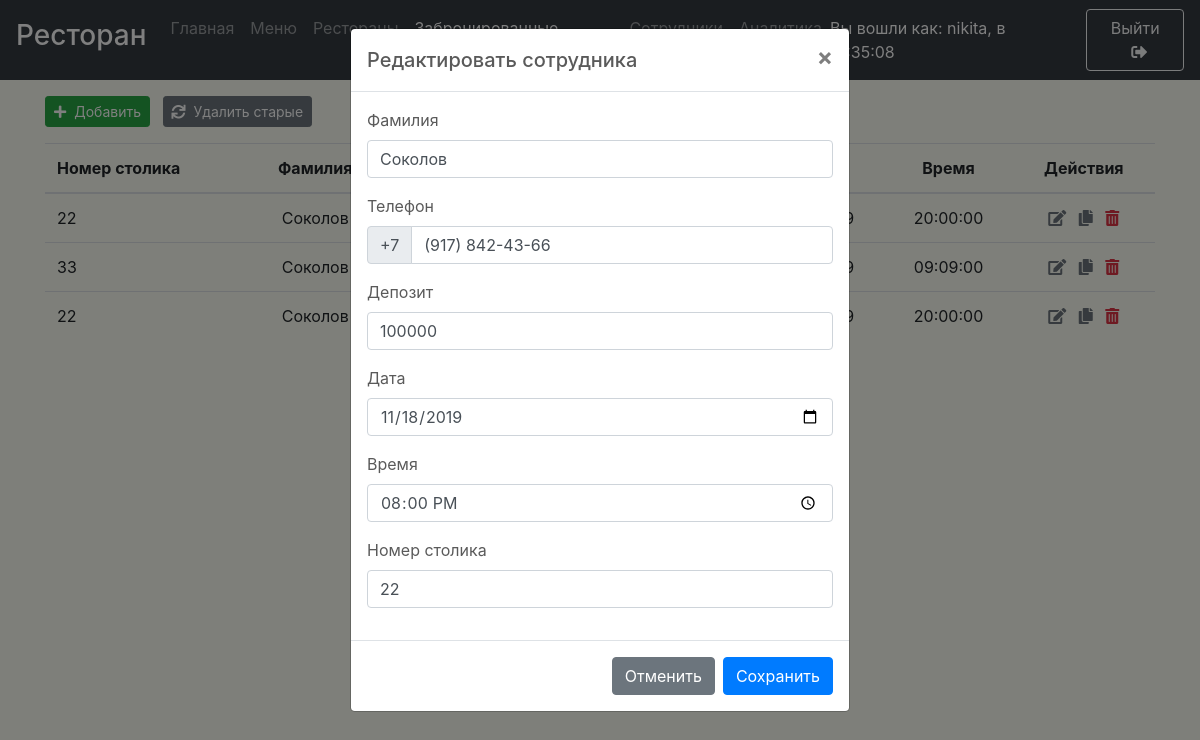
The page /reservations?id=53&state=1 (signed in) on the database its author committed.
### tables this page shows
CREATE TABLE `reservations` (
  `reservation_id` int(11) NOT NULL AUTO_INCREMENT,
  `date` date DEFAULT NULL,
  `time` time DEFAULT NULL,
  `telephone` varchar(20) DEFAULT NULL,
  `deposit` float DEFAULT 0,
  `name` varchar(60) DEFAULT NULL,
  `table_number` varchar(2) DEFAULT NULL,
  PRIMARY KEY (`reservation_id`)
);

### config/config.php (called while the page is built)
<?
    $_CONFIG = [
        'DATABASE' => [
            'HOST' => 'localhost',
            'NAME' => 'lab2',
            'USERNAME' => 'root',
            'PASS' => '',
            'CHARSET' => 'utf8',
            'CONNECT' => $_SERVER['DOCUMENT_ROOT'] . '/core/database/db-connect.php'
        ],
        'SRC_PATH' => $_SERVER['DOCUMENT_ROOT'] . '/core/src/',
        'FUNCTIONS_PATH' => $_SERVER['DOCUMENT_ROOT'] . '/core/functions/',
        'TEMPLATES' => [
            'HEADER' => $_SERVER['DOCUMENT_ROOT'] . '/core/templates/header.php',
            'FOOTER_ALL_SCRIPTS' => $_SERVER['DOCUMENT_ROOT'] . '/core/templates/footer-all-scripts.php',
            'FOOTER_BOOTSTRAP' => $_SERVER['DOCUMENT_ROOT'] . '/core/templates/footer-bootstrap-scripts.php',
            'FOOTER_CRUD' => $_SERVER['DOCUMENT_ROOT'] . '/core/templates/footer-crud.php',
        ],
        'ANALITYCS' => [
            'MODULE_FOLDER' => $_SERVER['DOCUMENT_ROOT'] . '/core/magic/analitycs',
            'FULL_PATH_TO_MODULE' => $_SERVER['DOCUMENT_ROOT'] . '/core/magic/analitycs/analytics.php',
            'DEL' => 'core/magic/analitycs/delete-page',
        ],
        'RESERVATIONS' => [
            'MODULE_FOLDER' => $_SERVER['DOCUMENT_ROOT'] . '/core/magic/reservations',
            'HANDLE' => 'core/magic/reservations/handle-reservation',
            'CPY' => 'core/magic/reservations/copy-reservation',
            'DEL' => 'core/magic/reservations/delete-reservation',
            'OLD' => 'core/magic/reservations/delete-old-reservations',
        ],
        'EMPLOYEES' =>[
            'MODULE_FOLDER' => $_SERVER['DOCUMENT_ROOT'] . '/core/magic/employees',
            'HANDLE' => 'core/magic/employees/handle-employee',
            'CPY' => 'core/magic/employees/copy-employee',
            'DEL' => 'core/magic/employees/delete-employee',
            'PATH_TO_PHOTOS' => 'uploads/employees/',
            'FULL_PATH_TO_PHOTOS' => $_SERVER['DOCUMENT_ROOT'] . '/uploads/employees/',
            'IMAGE_W' => 100,
            'IMAGE_H' => 100
        ],
    ];

### reservations.php (the view, shortened to what this page needs)
<?php
  if (!isset($_SESSION['login'])){
    header('HTTP/1.0 404 Not Found');
    header('Status: 404 Not Found');
  }
  else{
    require_once($_SERVER['DOCUMENT_ROOT'] . "/config/config.php");
    require_once($_SERVER['DOCUMENT_ROOT'] . "/config/config.php");
    $id = isset($_GET["id"]) ? $_GET["id"] : NULL;
    $state = isset($_GET["state"]) ? $_GET["state"] : -1;
    $name = NULL;
    $tel = NULL;
    $date = NULL;
    $time = NULL;
    $table_number = NULL;
    $deposit = 0;
    if (($state == 0 || $state == 1 || $state == 2) && $id){
      $str = $db->prepare("SELECT * FROM reservations WHERE reservation_id = $id");
      $str->execute();
      $result = $str->fetch();
      if (isset($result)){
        $name = $result["name"];
        $tel = str_replace ( "+7 " , "", $result['telephone']);
        $date = $result['date'];
        $time = $result['time'];
        $table_number = $result['table_number'];
        $deposit = $result['deposit'];
      }
    }
    $name = isset($_GET["name"]) ? $_GET["name"] : $name;
    $tel = isset($_GET["tel"]) ? $_GET["tel"] : $tel;
    $date = isset($_GET["date"]) ? $_GET["date"] : $date;
    $time = isset($_GET["time"]) ? $_GET["time"] : $time;
    $table_number = isset($_GET["table_number"]) ? $_GET["table_number"] : $table_number;
    $deposit = isset($_GET["deposit"]) ? $_GET["deposit"] : $deposit;
?>
<main role="main" id="main">
    <div class="container mt-5 mb-5">
        <? if ((!isset($_SESSION['login']) || ($db == NULL))):?>
          <h1>
            Вы должны зайти в аккаунт чтобы просмотреть содержимое!
          </h1>
        <? else:?>
        <div class="modal fade" id="handlerModal" tabindex="-1" role="dialog" aria-labelledby="modalLabel" aria-hidden="true">
          <div class="modal-dialog" role="document">
              <div class="modal-content">
                <div class="modal-header">
                  <h5 class="modal-title" id="modalLabel"><?=$id?"Редактировать сотрудника":"Добавить сотрудника"?></h5>
                  <button type="button" class="close" data-dismiss="modal" aria-label="Close">
                    <span aria-hidden="true">&times;</span>
                  </button>
                </div>
                <form action="<?=$_CONFIG['RESERVATIONS']['HANDLE']?>" method="POST" class="needs-validation" novalidate>
                  <div class="modal-body">
                    <div class="form-group">
                        <label for="name">Фамилия</label>
                        <input type="text" class="form-control" id="name" name="name" pattern="^[A-яёЁA-z\s]{3,25}$" minlength="3" maxlength="25" value="<?=$name?>" required >
                    </div>
                    <div class="form-group">
                        <label for="tel">Телефон</label>
                        <div class="input-group">
                          <div class="input-group-prepend">
                            <div class="input-group-text">+7</div>
                          </div>
                          <input type="tel" class="form-control" id="tel" name="tel" pattern="^\s?[\(]{0,1}9[0-9]{2}[\)]{0,1}\s?\d{3}[-]{0,1}\d{2}[-]{0,1}\d{2}$" value="<?=$tel?>" required>
                        </div>
                    </div>
                    <div class="form-group">
                        <label for="deposit">Депозит</label>
                        <input type="number" class="form-control" id="deposit" name="deposit" step=any pattern="\d+(\.\d*)?" min="0" value="<?=$deposit?>">
                    </div>
                    <div class="form-group">
                      <label for="date">Дата</label>
                      <input type="date" class="form-control datepicker" id="date" name="date" pattern="^(0[1-9]|[12][0-9]|3[01])\.(0[1-9]|1[012])\.(19|20)\d\d$" <? if (!$id) echo "min=\"<?=date('Y-m-d')?>\""?> value="<?=$date?>" placeholder="Дата" required>
                    </div>
                    <div class="form-group">
                      <label for="time">Время</label>
                      <input type="time" class="form-control" id="time" name="time" min="09:00" max="22:00" pattern="^([0-1]\d|2[0-3])(:[0-5]\d)$" value="<?=$time?>" required>
                    </div>
                    <div class="form-group">
                      <label for="table_number">Номер столика</label>
                      <input type="number" class="form-control" id="table_number" name="table_number" pattern="^[1-9]$|^[1-5][0-9]$|^6[0-8]$" min="1" max="68" value="<?=$table_number?>" required>
                    </div>
                  </div>
                  <div class="modal-footer">
                    <button type="button" class="btn btn-secondary" data-dismiss="modal"><?=$id?"Отменить":"Закрыть"?></button>
                    <button type="submit" class="btn btn-primary"><?=$id?"Сохранить":"Добавить"?></button>
                  </div>
                </form>
              </div>
          </div>
        </div>
        <button type="button" class="btn btn-sm btn-success mb-3" data-toggle="modal" data-target="#handlerModal"><i class="fas fa-plus mr-2"></i>Добавить</button>
        <button type="button" class="btn btn-sm btn-secondary text-white ml-2 mb-3" data-toggle="modal" data-target="#oldTables"><i class="fas fa-sync mr-2"></i>Удалить старые</button>
        <table class="w-100 table">
          <thead>
            <tr>
                <th>Номер столика</th>
                <th class="text-center">Фамилия</th>
                <th class="text-center">Телефон</th>
                <th class="text-center">Депозит</th>
                <th class="text-center">Дата</th>
                <th class="text-center">Время</th>
                <th class="text-center">Действия</th>
            </tr>
          </thead>
            <?
                if ($db):
                  $result = $db->query("SELECT * FROM reservations");
                  foreach($result as $result_value):?>
                      <tr>
                          <td><?=$result_value['table_number']?></td>
                          <td class="text-center"><?=$result_value['name']?></td>
                          <td class="text-center"><?=$result_value['telephone']?></td>
                          <td class="text-center"><?=$result_value['deposit']?></td>
                          <td class="text-center"><?=date('d.m.Y', strtotime($result_value['date']))?></td>
                          <td class="text-center"><?=$result_value['time']?></td>
                          <td class="text-center">
                            <a title="Редактировать" href="reservations?id=<?=$result_value['reservation_id']?>&state=1" class="text-muted mr-2" rel="nofollow"><i class="fas fa-edit"></i></a>
                            <a title="Дублировать" href="<?=$_CONFIG['RESERVATIONS']['CPY']?>?id=<?=$result_value['reservation_id']?>" class="text-muted mr-2" rel="nofollow"><i class="fas fa-copy"></i></a>
                            <a title="Удалить" href="reservations?id=<?=$result_value['reservation_id']?>&state=2" class="text-danger" rel="nofollow"><i class="fas fa-trash-alt"></i></a>
                          </td>
                      </tr>
                  <?endforeach;
                endif;?>
        </table>
        <? endif;?>
    </div>
</main>
<?
}
?>

### core/src/css/main.css (style rules this page uses)
body { color: #5a5a5a; background-color: #f7ffb725; }
main { padding: 3rem 0 2rem; }
body { min-height: 100vh; }
table a { color: inherit!important; }

### core/src/css/all.css (style rules this page uses)
.fa, .fas, .far, .fal, .fad, .fab { -moz-osx-font-smoothing: grayscale; -webkit-font-smoothing: antialiased; display: inline-block; font-style: normal; font-variant: normal; text-rendering: auto; line-height: 1; }
.fa-copy:before { content: "\f0c5"; }
.fa-edit:before { content: "\f044"; }
.fa-plus:before { content: "\f067"; }
.fa-sync:before { content: "\f021"; }
.fa-trash-alt:before { content: "\f2ed"; }
.fa, .fas { font-family: 'Font Awesome 5 Free'; font-weight: 900; }

### rows shown on the page
reservations: name "Соколов", tel "(917) 842-43-66", deposit "100000", date "11/18/2019", time "20:00:00", table_number "22"
reservations: table_number "33", name "Соколов", time "09:09:00"
reservations: table_number "22", name "Соколов", time "20:00:00"

### other values the page prints
$_SESSION['login'] "nikita"
$_SESSION['login_time'] "12:35:08"
